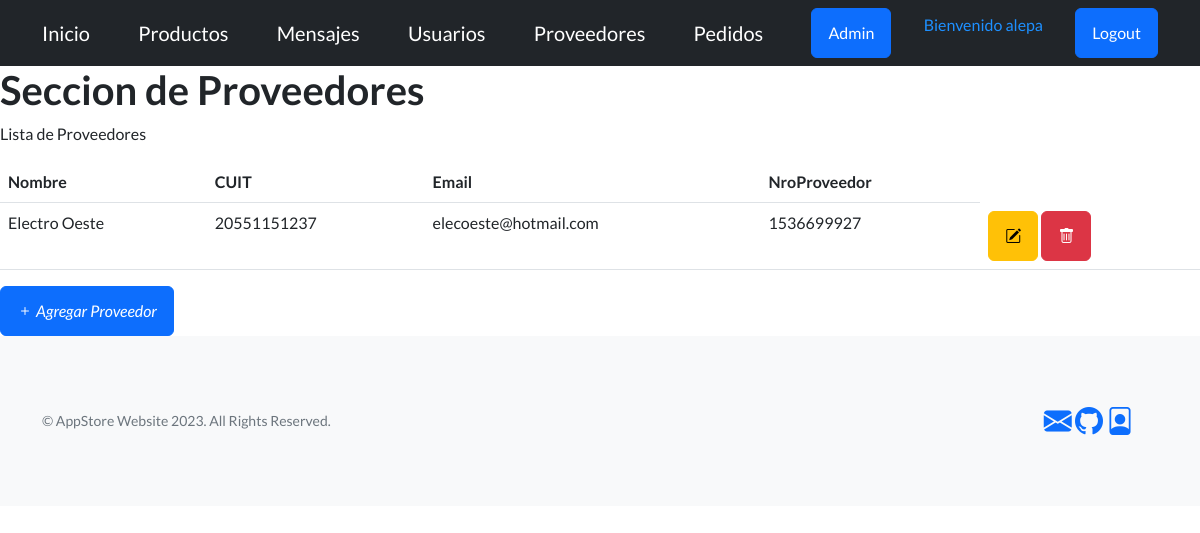
The app's page /app-store/proveedores/ (signed in), older data.
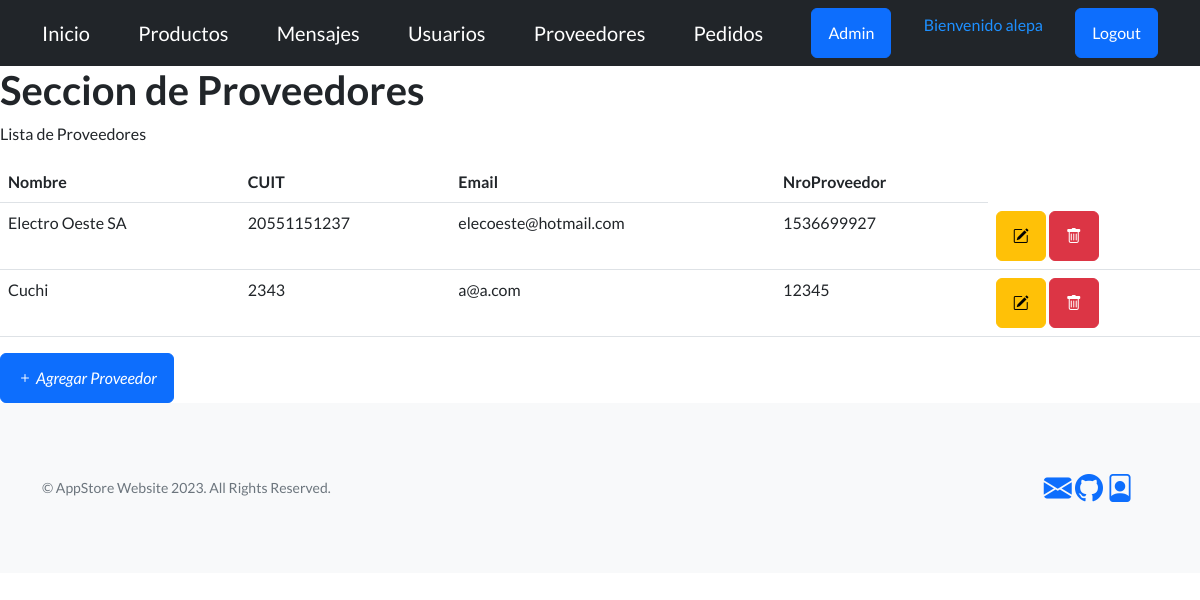
The same page, newer data.
### AppStore/models.py (models this page shows, shortened)
class Proveedor(models.Model):
    nombre = models.CharField(max_length=30)
    cuit =models.IntegerField()
    email = models.EmailField(null=True)
    numero = models.IntegerField()

### AppStore/views.py (the view)
# urls.py: path('proveedores/', proveedores , name='Proveedores'),
@staff_member_required(login_url='/app-store/login')
def proveedores(req):
    lista = Proveedor.objects.all()
    return render(req,"proveedores.html" , {"proveedores": lista})

### AppStore/templates/proveedores.html
{% extends 'main.html' %}
{% block bloqueMutable %}
            <h1>Seccion de Proveedores</h1>
            <p>
                Lista de Proveedores
            </p>
            <table class="table">
                <thead>
                    <tr>
                        <th scope="col">Nombre</th>
                        <th scope="col">CUIT</th>
                        <th scope="col">Email</th>
                        <th scope="col">NroProveedor</th>
                    </tr>
                </thead>
                <tbody>
                    {% for proveedor in proveedores %}
                    <tr>
                        <td>{{ proveedor.nombre }}</td>
                        <td>{{ proveedor.cuit }}</td>
                        <td>{{ proveedor.email }}</td>
                        <td>{{ proveedor.numero }}</td>
                         <td><a type="button" class="btn btn-warning" href="{% url 'ActualizarProveedor' proveedor.id %}"><i class="bi bi-pencil-square"></i></a>
                            <a type="button" class="btn btn-danger" href="{% url 'EliminaProveedor' proveedor.id %}"><i class="bi bi-trash"></i></a>
                        </td>
                    </tr>
                    {% endfor %}
                </tbody>
            </table>
            <a class="btn btn-primary" href="../proveedor-formulario" role="button"> <i class="bi bi-plus"> Agregar Proveedor</i> </a>
{% endblock bloqueMutable %}

Row changes from the older to the newer data that the page shows:
changed Proveedor "elecoeste@hotmail.com": nombre "Electro Oeste" → "Electro Oeste SA"
added Proveedor: nombre "Cuchi", cuit "2343", email "a@a.com", numero "12345"
